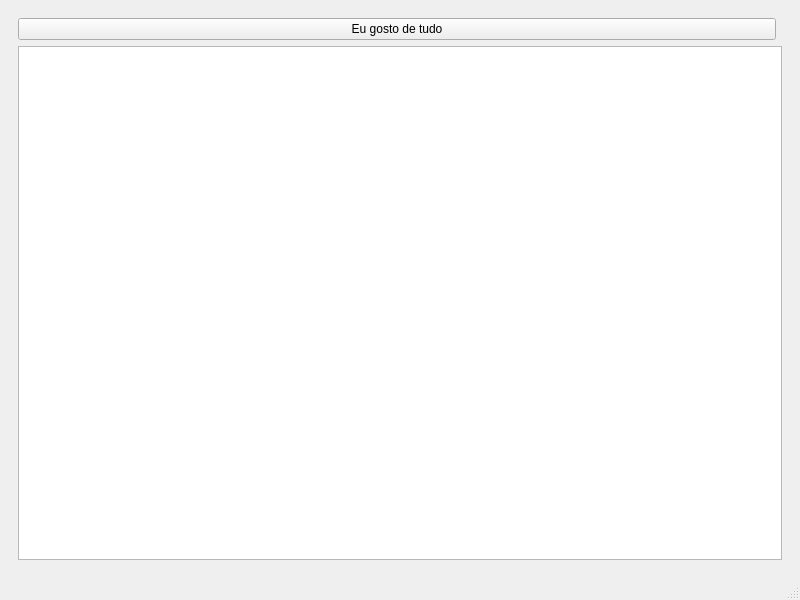
<?xml version="1.0" encoding="UTF-8"?>
<ui version="4.0">
 <class>TestGUI</class>
 <widget class="QMainWindow" name="TestGUI">
  <property name="geometry">
   <rect>
    <x>0</x>
    <y>0</y>
    <width>800</width>
    <height>600</height>
   </rect>
  </property>
  <property name="windowTitle">
   <string>Test GUI</string>
  </property>
  <widget class="QWidget" name="centralwidget">
   <layout class="QGridLayout" name="gridLayout_2">
    <item row="0" column="0">
     <widget class="QWidget" name="gridWidget" native="true">
      <layout class="QGridLayout" name="gridLayout" columnstretch="1,0">
       <item row="1" column="0">
        <widget class="QPushButton" name="button">
         <property name="sizePolicy">
          <sizepolicy hsizetype="Preferred" vsizetype="Fixed">
           <horstretch>0</horstretch>
           <verstretch>0</verstretch>
          </sizepolicy>
         </property>
         <property name="text">
          <string>Eu gosto de tudo</string>
         </property>
        </widget>
       </item>
       <item row="2" column="0" colspan="2">
        <widget class="QTextBrowser" name="textBrowser"/>
       </item>
       <item row="1" column="1">
        <widget class="LedWidget" name="led">
         <property name="diameter">
          <number>18</number>
         </property>
         <property name="color">
          <color>
           <red>0</red>
           <green>255</green>
           <blue>0</blue>
          </color>
         </property>
         <property name="state">
          <bool>true</bool>
         </property>
        </widget>
       </item>
      </layout>
     </widget>
    </item>
   </layout>
  </widget>
  <widget class="QMenuBar" name="menubar">
   <property name="geometry">
    <rect>
     <x>0</x>
     <y>0</y>
     <width>800</width>
     <height>26</height>
    </rect>
   </property>
  </widget>
  <widget class="QStatusBar" name="statusbar"/>
 </widget>
 <customwidgets>
  <customwidget>
   <class>LedWidget</class>
   <extends>QWidget</extends>
   <header>ledwidget</header>
  </customwidget>
 </customwidgets>
 <resources/>
 <connections/>
</ui>
